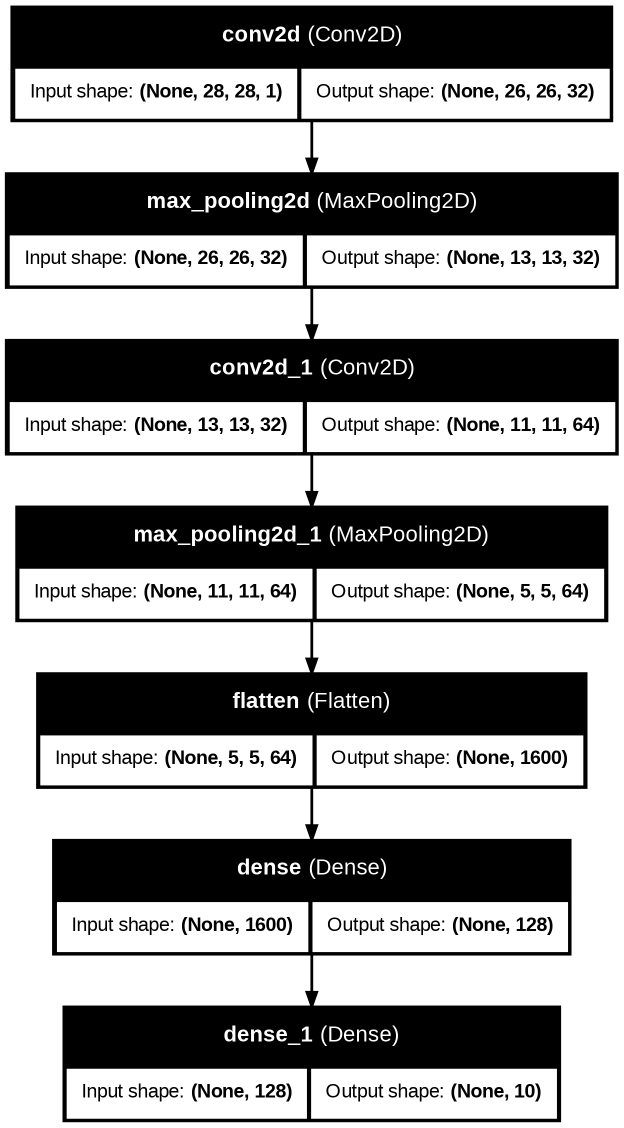
#> input picture Day-10/cnn.png, 1247 x 2256 px, given in place of the camera (shown at 1/2 size)
$ python Edge_Detection.py
#> lines starting #> are read from the running program, lines starting #| are printed output that depends on the picture
import cv2

def nothing(x):
    pass  # Dummy function for trackbar callback

def main():
    cap = cv2.VideoCapture(0)

    if not cap.isOpened():
        print("Error: Cannot open camera.")
        return

    # Create a window and add trackbars
    cv2.namedWindow("Edge Detection Controls")
    cv2.createTrackbar("Min Threshold", "Edge Detection Controls", 50, 255, nothing)
    cv2.createTrackbar("Max Threshold", "Edge Detection Controls", 150, 255, nothing)

    while True:
        ret, frame = cap.read()
#> frame is the input picture: shape (2256, 1247, 3); min 0, max 255, mean 153.3
        if not ret:
            print("Error: Failed to grab frame.")
            break

        frame = cv2.resize(frame, (640, 480))
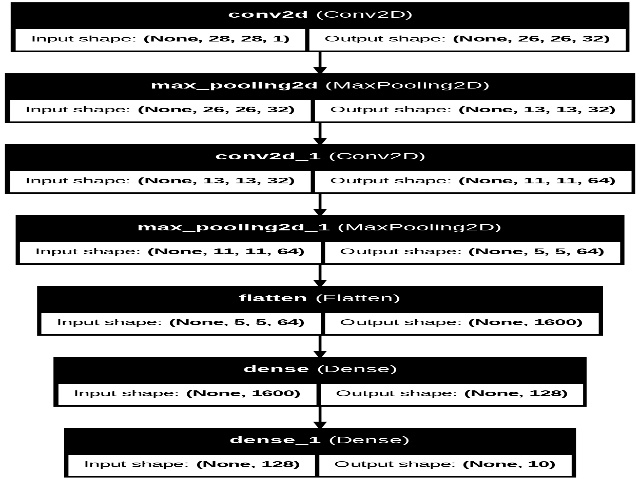
#> frame: shape (480, 640, 3); min 0, max 255, mean 152.3

        # Get values from trackbars
        min_val = cv2.getTrackbarPos("Min Threshold", "Edge Detection Controls")
        max_val = cv2.getTrackbarPos("Max Threshold", "Edge Detection Controls")

        # Preprocessing
        gray = cv2.cvtColor(frame, cv2.COLOR_BGR2GRAY)
        blurred = cv2.GaussianBlur(gray, (5, 5), 1)
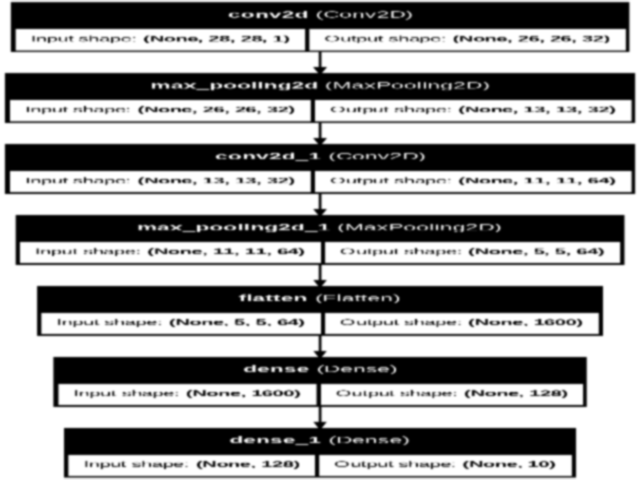
#> blurred: shape (480, 640); min 0, max 255, mean 152.3

        # Canny edge detection with dynamic thresholds
        edges = cv2.Canny(blurred, min_val, max_val)
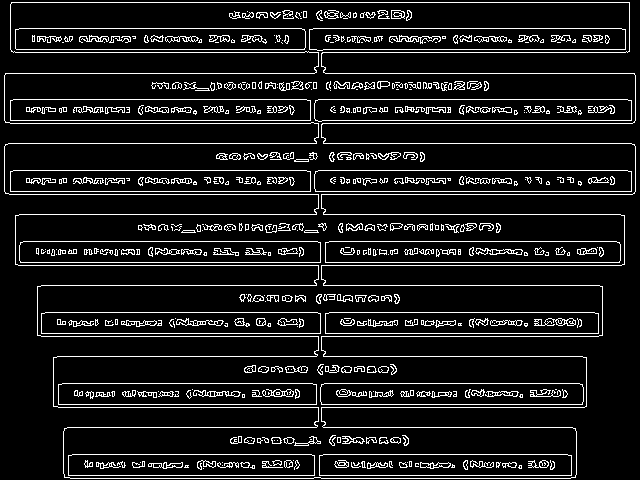
#> edges: shape (480, 640); 10.2% white in thin lines or dots

        # Display original and edges side-by-side
        combined = cv2.hconcat([frame, cv2.cvtColor(edges, cv2.COLOR_GRAY2BGR)])
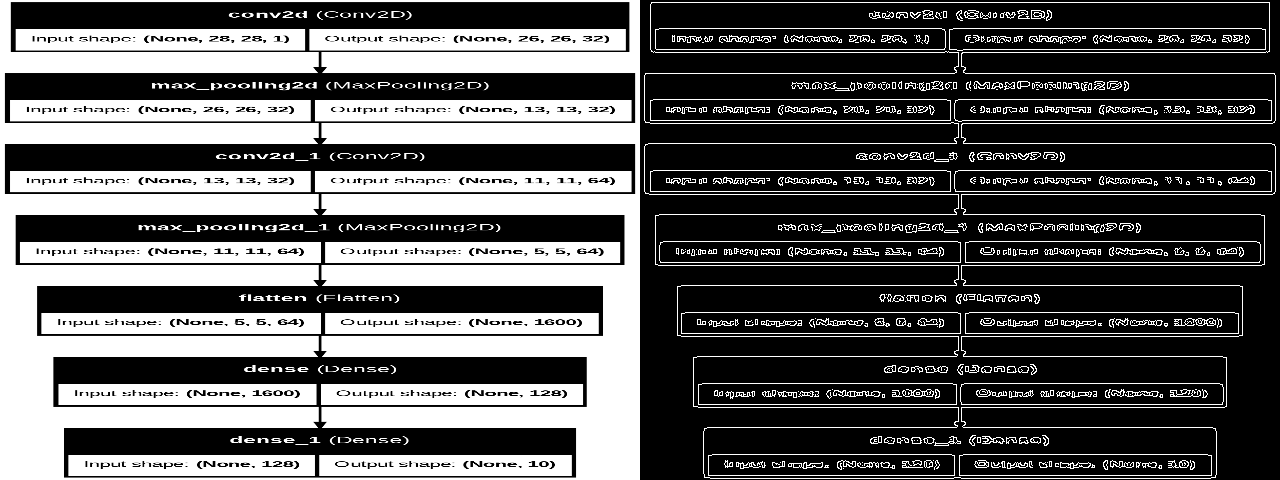
#> combined: shape (480, 1280, 3); min 0, max 255, mean 89.2
        cv2.imshow("Original | Edges", combined)

        if cv2.waitKey(1) & 0xFF == ord('q'):
#> (key q is pressed here)
            break

    cap.release()
    cv2.destroyAllWindows()

if __name__ == "__main__":
    main()
